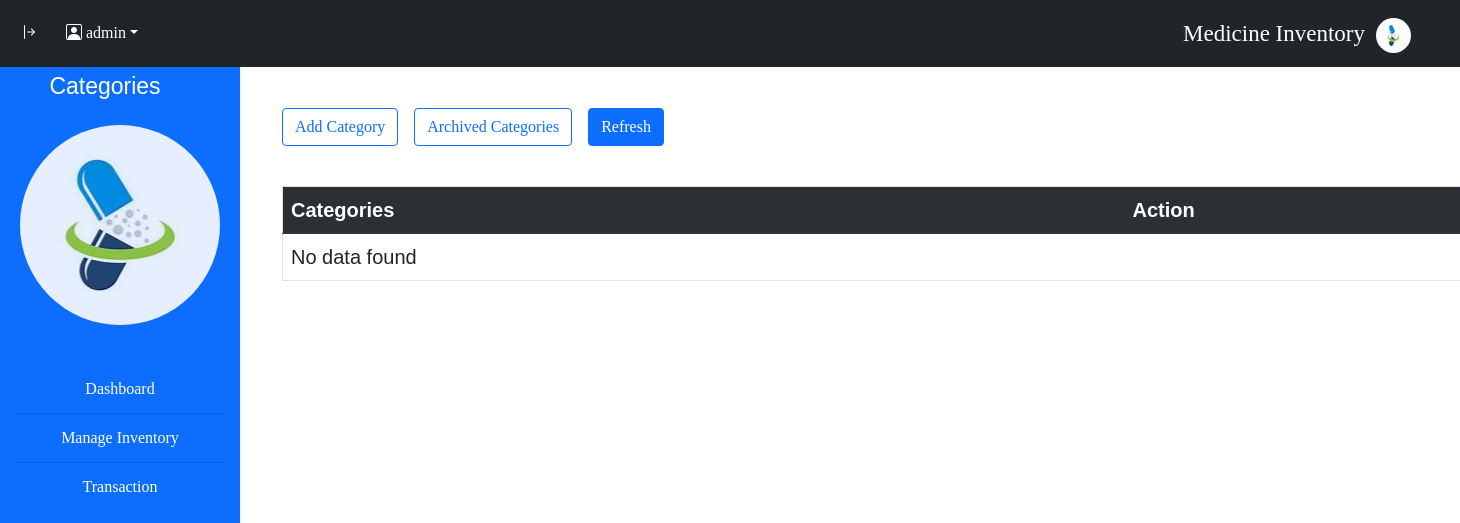
Before: /php/categories.php (signed in) with the older database file.
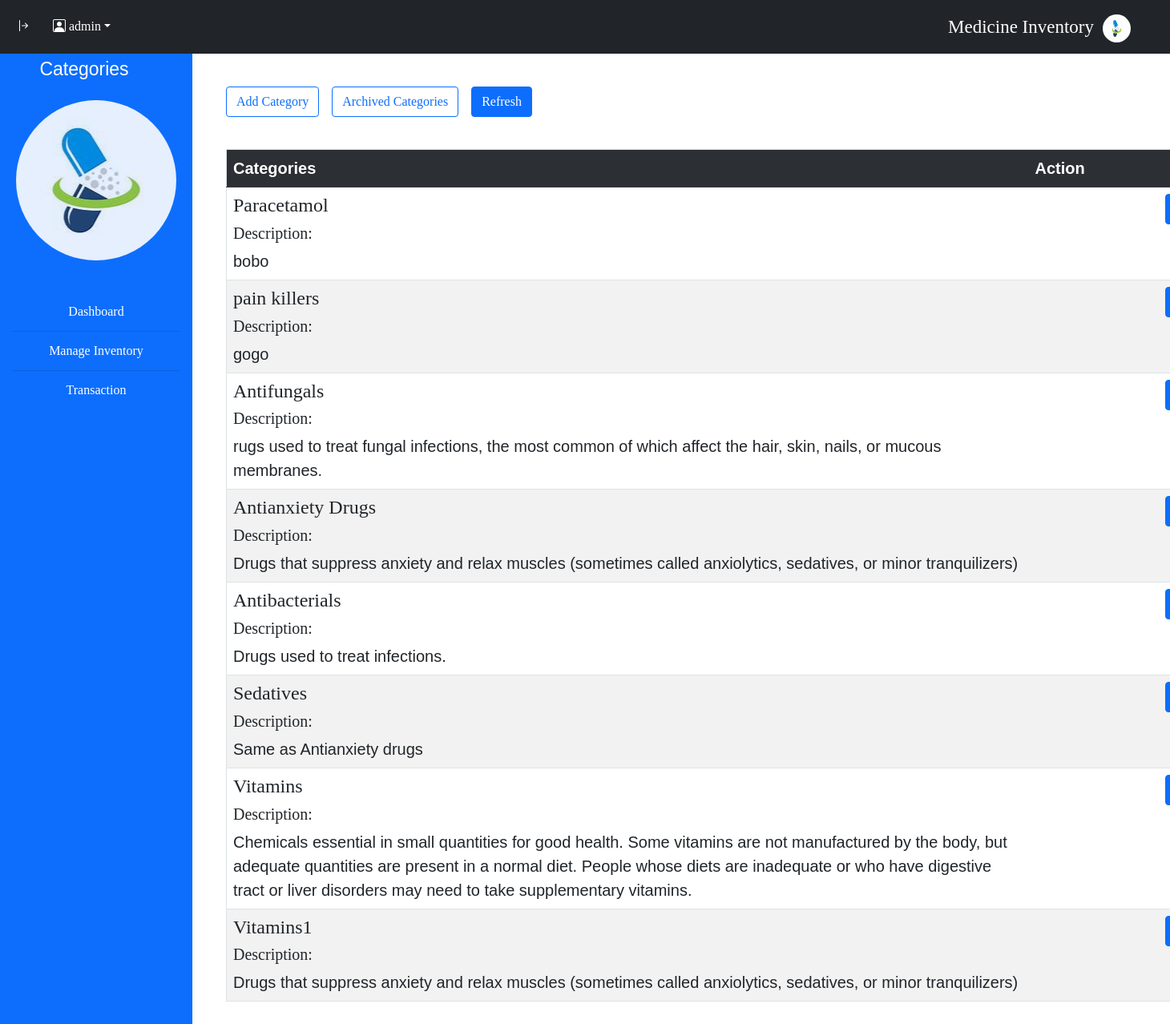
After: the same page with the newer database file.
### tables this page shows
CREATE TABLE `accounts` (
  `Acc_Id` int(11) NOT NULL,
  `Acc_username` varchar(50) NOT NULL,
  `Acc_password` varchar(50) NOT NULL,
  `Acc_email` varchar(50) NOT NULL,
  `Acc_date` date NOT NULL,
  `Acc_time` time NOT NULL,
  `Acc_status` varchar(50) NOT NULL
);

CREATE TABLE `categories` (
  `id` int(11) NOT NULL,
  `name` varchar(20) NOT NULL,
  `description` longtext NOT NULL,
  `archive` int(11) NOT NULL
);

### php/categories.php (the view, shortened to what this page needs)
<?php
 $servername = "localhost";
    $username = "root";
    $password = "";
    $dbname = "medicine_inventory";
    $conn = new mysqli($servername, $username, $password, $dbname);
    $usId =  $_SESSION['user_id'];
    if($usId != false){
            $sql = "SELECT * FROM `accounts` WHERE Acc_id = $usId";
            $result = $conn->query($sql);
            if ($result->num_rows > 0) {
                $row = $result->fetch_assoc();
                $userN = $row['Acc_username'];
            }
    }else{
        echo "<script>alert('no data found');
        document.location.href = 'logout.php';
    </script>";
    }
?>
<!DOCTYPE html>
<html lang="en">
<head>
    <link rel="stylesheet" type="text/css" href="..//css/mainTable.css?v=2"/>
    <link rel="stylesheet" type="text/css" href="..//css/manage.css?v=2" />
    <link href="https://cdn.jsdelivr.net/npm/bootstrap@5.0.2/dist/css/bootstrap.min.css" rel="stylesheet">
    <link rel="stylesheet" href="https://cdn.jsdelivr.net/npm/bootstrap-icons@1.11.3/font/bootstrap-icons.min.css">
</head>
<body>
<body >
<div class="containers-lg-12">
<nav id="sidebar" class="sidebar d-lg-block sidebar sidebar bg-primary">
<p class ="text-white">Categories</p>
<br>
<div class="imager"></div>
<br>
  <div class="position-sticky">
    <div class="list-group list-group-flush mx-3 mt-4">
    <a href="dashboard.php" class="list-group-item list-group-item-action py-2 ripple">
        Dashboard
      </a>
      <a  href="mangeStock.php" class="list-group-item list-group-item-action py-2 ripple">
        Manage Inventory
      </a>
      <a href="transactions.php" class="list-group-item list-group-item-action py-2 ripple">
        Transaction
      </a>
    </div>
  </div>
</nav>
<div class="mt-3">*</div>
        <div class="container-fluid mt-5" id="contents">
  <nav class="navbar navbar-expand-lg navbar-dark bg-dark fixed-top p-2">
    <button onclick="sidebarShow()" type="button" id="sidebarCollapse" class="btn btn-dark">
    <i class="bi bi-arrow-bar-right"></i>
    </button>
    <div class="btn-group">
    <a class="nav-link dropdown-toggle" style="color: white" href="#" id="navbarDropdown" role="button" data-bs-toggle="dropdown"><i class="bi bi-person-square"></i><?php echo '   '.$userN?></a>
          </div>
    <div class="medIn">
    <p class ="text-white">Medicine Inventory</p>
    <div class="logoImg"><img class="logoImg" src="../image/meds.jpg" alt="" width="35px" height="35px"></div>
    </div>
  </nav>
  <div class="supAdd">
  <button class="btn btn-outline-primary me-3" id="addMed" onclick="openCat()">Add Category</button>
  <button class="btn btn-outline-primary me-3" id="fetchArch" onclick="fetchArchive(1,'category')">Archived Categories</button>
  <button class="btn btn-primary" id="fetchNone" onclick="window.location.href = 'categories.php'">Refresh</button>
  </div>
<?php
    $servername = "localhost";
    $username = "root";
    $password = "";
    $dbname = "medicine_inventory";
    $conn = new mysqli($servername, $username, $password, $dbname);
    $sql = "SELECT * FROM categories where archive = 0";
    $result = $conn->query($sql);
    ?>
    <div id="tableData">
    <table class="table text-start table-striped table-hover">
        <tr class="table-dark text-start">
            <th>Categories</th>
            <th>Action</th>
        </tr>
        <?php
        if ($result->num_rows > 0) {
            while ($row = $result->fetch_assoc()) {
                echo "<tr class = 'text-start thead-dark ' onclick=\"populateCat(" . $row["id"] . ", '" . $row["name"] ."','".$row["description"]."')\">";
                echo "<td><h4>" . $row["name"] . "</h4>
                <h5>Description:</h5>
                ".$row["description"]."
                </td>";
                echo "<td> <div class ='butoon'><button id = 'edit' class = ' btn btn-primary editButon' onclick='openSupForm()'>Edit</button>
                </div></td>";
                echo "</tr>";
            }
        } else {
            echo "<tr><td colspan='3'>No data found</td></tr>";
        }
        ?>
    </table>
    </div>
    </div>
    </div>
</body>
</html>

### css/mainTable.css (style rules this page uses)
* { font-family: 'Libre Baskerville', serif; }
body { font-family: Arial, sans-serif; background-color: #f4f4f4; margin: 20px; }
table { width: 100%; border-collapse: collapse; margin-top: 20px; border: solid 5px; }
table, th, td { border: 1px solid #ddd; font-family: 'Franklin Gothic Medium', 'Arial Narrow', Arial, sans-serif; font-size: 20px; }
th, td { padding: 12px; word-wrap: break-word; max-width: 200px; }
th { background-color: #4CAF50; color: white; }
.sidebar p { font-family: 'Franklin Gothic Medium', 'Arial Narrow', Arial, sans-serif !important; font-size: 23px; position: relative; top: 5px; margin-right: 30px; }
.sidebar { position: fixed; top: 0; bottom: 0; left: 0; margin-top: 50px; padding: 20px 0 0; box-shadow: 0 2px 5px 0 rgb(0 0 0 / 5%), 0 2px 10px 0 rgb(0 0 0 / 5%); width: 240px; z-index: 600; line-height: 1; text-align: center; }
.sidebar a { background-color: transparent; color: white; line-height: 2; }
.editButon { background-color: #2196f3; color: white; border: none; padding: 6px 12px; text-align: center; text-decoration: none; display: inline-block; font-size: 12px; cursor: pointer; border-radius: 4px; }
.butoon { display: flex; align-items: center; justify-content: space-evenly; width: 100%; }
#tableData { padding: 20px; }
#contents { margin-left: 250px; transition: all 0.3s; }
.imager { width: 200px; height: 200px; border-radius: 120px; background-position: center; opacity: 0.9; background-image: url(../image/meds.jpg); margin: 0 auto; }
.medIn { font-family: 'Franklin Gothic Medium', 'Arial Narrow', Arial, sans-serif !important; font-size: 23px; position: relative; top: 9px; margin-right: 30px; margin-left:auto; display: flex; justify-content: space-evenly; width: 250px; }
.logoImg { height: 35px; width: 35px; border-radius: 120px; }

### css/manage.css (style rules this page uses)
* { font-family: 'Libre Baskerville', serif; }
.supAdd { display: flex; align-items: center; padding: 20px 0px 0px 20px; }

Changed rows visible on the page:
added categories: name "Paracetamol", description "bobo"
added categories: name "pain killers", description "gogo"
added categories: name "Antifungals", description "rugs used to treat fungal infections, the most common of which affect the hair, skin, nails, or mucous membranes."
added categories: name "Antianxiety Drugs", description "Drugs that suppress anxiety and relax muscles (sometimes called anxiolytics, sedatives, or minor tranquilizers)"
added categories: name "Antibacterials", description "Drugs used to treat infections."
added categories: name "Sedatives", description "Same as Antianxiety drugs"
added categories: name "Vitamins", description "Chemicals essential in small quantities for good health. Some vitamins are not manufactured by the body, but adequate quantities are present in a normal diet. People whose diets are inadequate or who have digestive tract or liver disorders may need to take supplementary vitamins."
added categories: name "Vitamins1", description "Drugs that suppress anxiety and relax muscles (sometimes called anxiolytics, sedatives, or minor tranquilizers)"
Other visible differences:
text no longer shown: "No data found"
